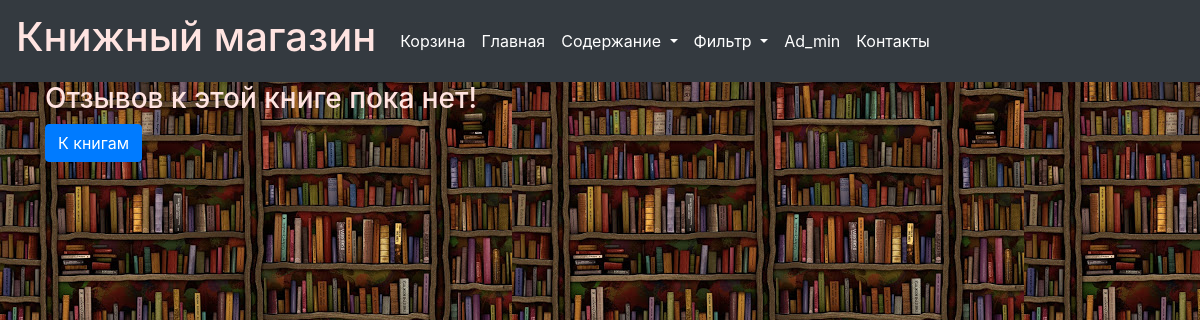
The page /books_review_show/2 (signed in) on the database as committed earlier.
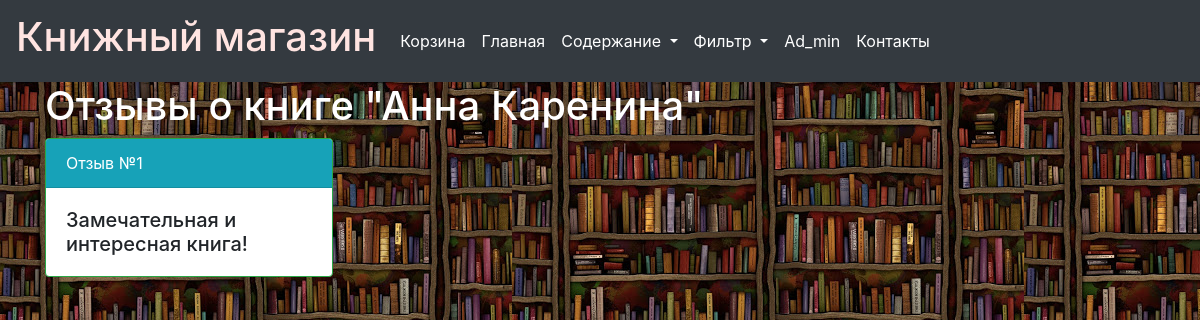
The same page on the database as committed later.
### data/users.py (models this page shows, shortened)
class User(SqlAlchemyBase, UserMixin, SerializerMixin):
    __tablename__ = 'users'
    id = sqlalchemy.Column(sqlalchemy.Integer,
                           primary_key=True, autoincrement=True)
    surname = sqlalchemy.Column(sqlalchemy.String, nullable=False)
    name = sqlalchemy.Column(sqlalchemy.String, nullable=False)
    nickname = sqlalchemy.Column(sqlalchemy.String, nullable=True)
    email = sqlalchemy.Column(sqlalchemy.String,
                              index=True, unique=True, nullable=False)
    hashed_password = sqlalchemy.Column(sqlalchemy.String, nullable=False)
    bought = sqlalchemy.Column(sqlalchemy.String, nullable=True)
    total_sum = sqlalchemy.Column(sqlalchemy.Integer, nullable=True)

### data/books.py (models this page shows)
class Books(SqlAlchemyBase, SerializerMixin):
    __tablename__ = 'books'
    id = sqlalchemy.Column(sqlalchemy.Integer,
                           primary_key=True, autoincrement=True)
    author_id = sqlalchemy.Column(sqlalchemy.Integer,
                                    sqlalchemy.ForeignKey("author.id"))  # связывем книгу с автором
    title = sqlalchemy.Column(sqlalchemy.String, nullable=False)  # название книги
    genre_id = sqlalchemy.Column(sqlalchemy.Integer, sqlalchemy.ForeignKey("genre.id"))  # связываем книгу с жанром
    date = sqlalchemy.Column(sqlalchemy.Integer, nullable=False)    # дата издания
    price = sqlalchemy.Column(sqlalchemy.Integer, nullable=False)  # цена книги
    cover = sqlalchemy.Column(sqlalchemy.String, nullable=False)  # обложка книги
    review = sqlalchemy.Column(sqlalchemy.TEXT(10000), nullable=True)
    author = orm.relation("Author")
    genre = orm.relation("Genre")

### main.py (the view)
@app.route('/books_review_show/<int:book_id>', methods=["GET", "POST"])
@login_required
def books_review_show(book_id):
    session = db_session.create_session()
    book = session.query(Books).get(book_id)
    if book.review:
        reviews = book.review.strip('+').split('+')
        return render_template('books_review_show.html', title='Все отзывы о книге', book=book, reviews=reviews)
    return render_template('books_review_show.html', title='Все отзывы о книге',
                           book=book, err='Отзывов к этой книге пока нет!')

### data/db_session.py (called while the page is built)
def create_session() -> Session:
    global __factory
    return __factory()

### main.py (called while the page is built)
@login_manager.user_loader
def load_user(user_id):
    session = db_session.create_session()
    return session.query(User).get(user_id)

### templates/books_review_show.html
{% extends "base.html" %}
{% block content %}
{% if err %}
<h3>{{ err }}</h3>
 <a href="/books" class="btn btn-primary">К книгам</a>
{% else %}
 <h1>Отзывы о книге "{{ book.title }}"</h1>
 {% for r in reviews%}
<div class="card border-success mb-3" style="max-width: 18rem;">
  <div class="bg-info text-white card-header">Отзыв №{{ loop.index }}</div>
  <div class="card-body">
    <h5 class="card-text">{{ r }}</h5>
  </div>
</div>
{% endfor %}
{% endif %}
{%endblock%}

### templates/base.html (shortened to what this page needs)
<!DOCTYPE html>
<html lang="en">
<head>
    <link rel="stylesheet" href="https://stackpath.bootstrapcdn.com/bootstrap/4.4.1/css/bootstrap.min.css">
    <link rel="stylesheet" type="text/css" href="/static/css/style.css" />
</head>
  <body>
    <header>
        <nav class="navbar navbar-expand-lg navbar-dark bg-dark">
            <a class="navbar-brand" href="/"><p class="h1">Книжный магазин</p></a>
  <div class="collapse navbar-collapse" id="navbarSupportedContent">
    <ul class="navbar-nav mr-auto">
      <li class="nav-item active">
        <a class="nav-link" href="/basket">Корзина<span class="sr-only">(current)</span></a>
      </li>
      <li class="nav-item active">
        <a class="nav-link" href="/">Главная</a>
      </li>
      <li class="nav-item dropdown active">
        <a class="nav-link dropdown-toggle" href="#" id="navbarDropdown"
           role="button" data-toggle="dropdown" aria-haspopup="true" aria-expanded="false">
            Содержание
        </a>
      </li>
        <li class="nav-item dropdown active">
        <a class="nav-link dropdown-toggle" href="#" id="navbarDropdown2" role="button" data-toggle="dropdown"
           aria-haspopup="true" aria-expanded="false">
          Фильтр
        </a>
        </li>
        {% if current_user.is_authenticated %}
        <li class="nav-item active">
        <a class="nav-link" href="/logout">{{ current_user.nickname }}</a>
        </li>
        {% endif %}
        <li class="nav-item active">
        <a class="nav-link" href="/contacts">Контакты</a>
        </li>
    </ul>
  </div>
</nav>
    </header>
    <main role="main" class="container">
        {% block content %}{% endblock %}
    </main>
  </body>
</html>

### static/css/style.css (style rules this page uses)
h1 { color: #ffffff; }
body { background-image: url('bg2.jpg'); }
p { color: #ffe4e1; }

Rows that differ between the two databases and show on the page:
now on this page (row edited): Books: title "Анна Каренина"
Other text that changed with them:
{{ err }}: "Отзывов к этой книге пока нет!" → (not shown)
text no longer shown: "К книгам"
text now shown: "Отзывы о книге \" \""
new list line: "Отзыв № 1 Замечательная и интересная книга!"
